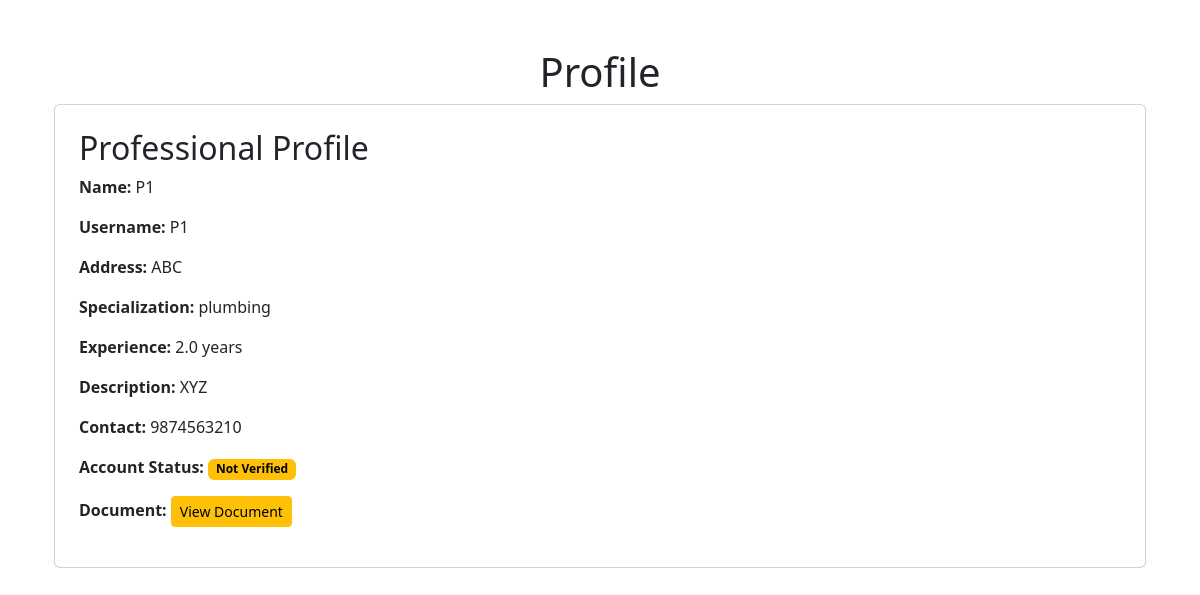
Page /profile (signed in) on the earlier database version.
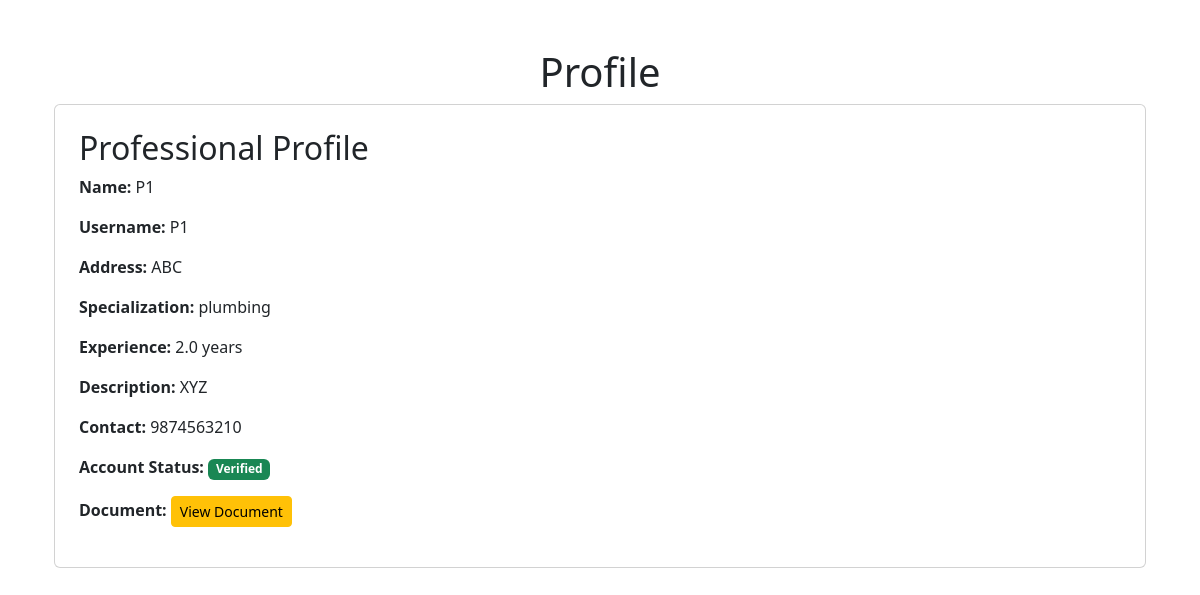
Same page on the later database version.
### app.py (the view)
@app.route('/profile')
def profile():
    user, professional, customer = None, None, None
    if 'user_id' not in session:
        user = {"role":None}
    else:
        user = User.query.get(session['user_id'])
        professional = Professional.query.get(session['user_id'])
        customer = Customer.query.get(session['user_id'])
    return render_template('profile.html',user=user,professional=professional,customer=customer)

### templates/profile.html (shortened to what this page needs)
{% extends "layout.html" %}  {% block content %}
<div class="container mt-5">
  <h1 class="text-center">Profile</h1>
  <div class="profile-section card p-4">
    {% if user.role == 'customer' %}
    <h2>Customer Profile</h2>
    <p><strong>Name:</strong> {{ user.name }}</p>
    <p><strong>Username:</strong> {{ user.username }}</p>
    <p><strong>Address:</strong> {{ customer.address }}</p>
    <p><strong>Contact:</strong> {{ customer.contact }}</p>
    <p>
      <strong>Account Status:</strong>
      {% if user.is_blocked %}
      <span class="badge text-bg-danger">Blocked</span>
      {% else %}
      <span class="badge text-bg-success">Active</span>
      {% endif %}
    </p>
    {% elif user.role == 'professional' %}
    <h2>Professional Profile</h2>
    <p><strong>Name:</strong> {{ user.name }}</p>
    <p><strong>Username:</strong> {{ user.username }}</p>
    <p><strong>Address:</strong> {{ professional.address }}</p>
    <p><strong>Specialization:</strong> {{ professional.service_name }}</p>
    <p><strong>Experience:</strong> {{ professional.experience }} years</p>
    <p><strong>Description:</strong> {{professional.description }}</p>
    <p><strong>Contact:</strong> {{ professional.contact }}</p>
    <p>
      <strong>Account Status:</strong>
      {% if user.is_blocked %}
      <span class="badge text-bg-danger">Blocked</span>
      {% elif not professional.verified %}
      <span class="badge text-bg-warning">Not Verified</span>
      {% else %}
      <span class="badge text-bg-success">Verified</span>
      {% endif %}
    </p>
    {% if professional.document %}
    <p>
      <strong>Document:</strong>
      <a href="" target="_blank">
        <button class="btn btn-warning btn-sm">View Document</button></a
      >
    </p>
    {% endif %}
    {% endif %}
  </div>
</div>
{% endblock %}

Differences in the rows shown:
changed Professional "ABC": verified False → True (drawn)
Other differences:
text no longer shown: "Not Verified"
text now shown: "Verified"
